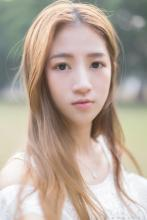
#> input picture PyhtonDataScienceHandbook/data/pillow_test.jpg, 147 x 220 px, found by its file name
$ python pillow.py
#> lines starting #> are read from the running program, lines starting #| are printed output that depends on the picture
from PIL import Image


"""旋转后图片质量降低"""
path = r'E:\Python\Ghosque\data\pillow_test.jpg'
rotate_path = r'E:\Python\Ghosque\data\pillow_test_rotate.jpg'
transpose_path = r'E:\Python\Ghosque\data\pillow_testtranspose.jpg'
im = Image.open(path)
#> im is the input picture: PIL image 147x220 RGB; mean R, G, B 182.8, 167.9, 155.5
im.rotate(6).save(rotate_path)
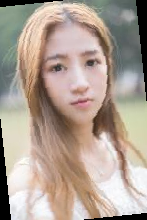
#> saved as pillow_test_rotate.jpg: PIL image 147x220 RGB; mean R, G, B 174.1, 158.9, 146.9

im.transpose(Image.FLIP_LEFT_RIGHT).save(transpose_path)
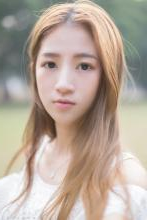
#> saved as pillow_testtranspose.jpg: PIL image 147x220 RGB; mean R, G, B 182.8, 167.9, 155.5
